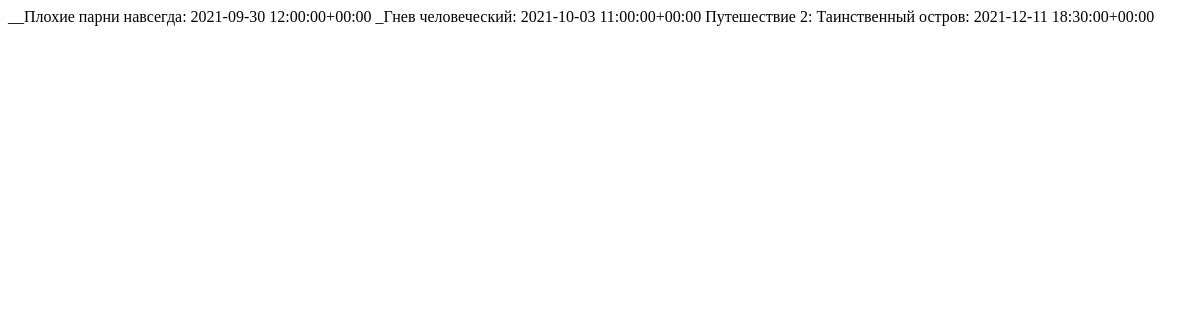
The app's page /schedule/, older data.
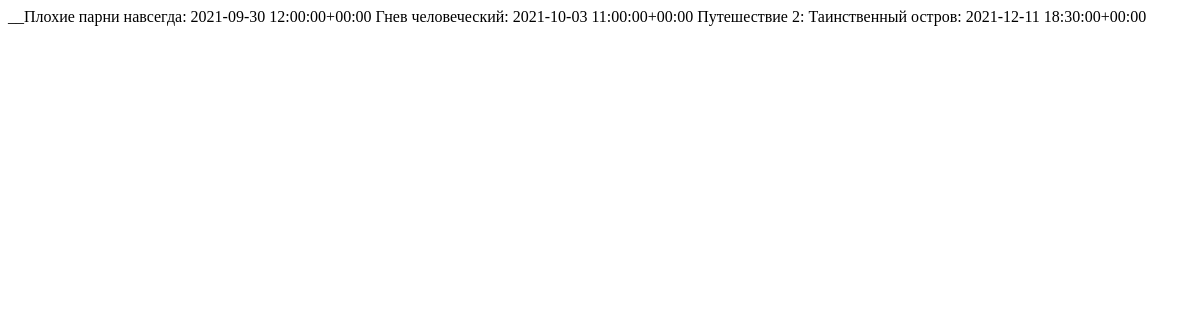
The same page, newer data.
### mainapp/models.py (models this page shows, shortened)
class Schedule(models.Model):
    film = models.ForeignKey(Film, on_delete=models.CASCADE)
    date_time = models.DateTimeField()
    is_active = models.BooleanField(default=True, db_index=True)
    def __str__(self):
        return f'{self.film}: {self.date_time}'
    class Meta:
        verbose_name_plural = 'Расписание'
        verbose_name = 'Расписания'

class Film(models.Model):
    title = models.CharField(max_length=128, unique=True)
    description = models.TextField()
    audience = models.ManyToManyField('authapp.UserProfile', related_name='audience')
    is_active = models.BooleanField(default=True, db_index=True)
    def __str__(self):
        return f'{self.title}'
    class Meta:
        verbose_name_plural = 'Название'
        verbose_name = 'Названия'

### mainapp/views.py (the view)
# urls.py: path('schedule/',  mainapp.ScheduleList.as_view()),
class ScheduleList(ListView):
    model = Schedule

### mainapp/templates/mainapp/schedule_list.html (shortened to what this page needs)
<!DOCTYPE html>
<html lang="en">
<head>
</head>
<body>
{% for schedule in object_list %}
    {{ schedule }}
{% endfor %}
</body>
</html>

Row changes from the older to the newer data that the page shows:
changed through a linked row, Schedule: film+date_time "_Гнев человеческий: 2021-10-03 11:00:00+00:00" → "Гнев человеческий: 2021-10-03 11:00:00+00:00"
